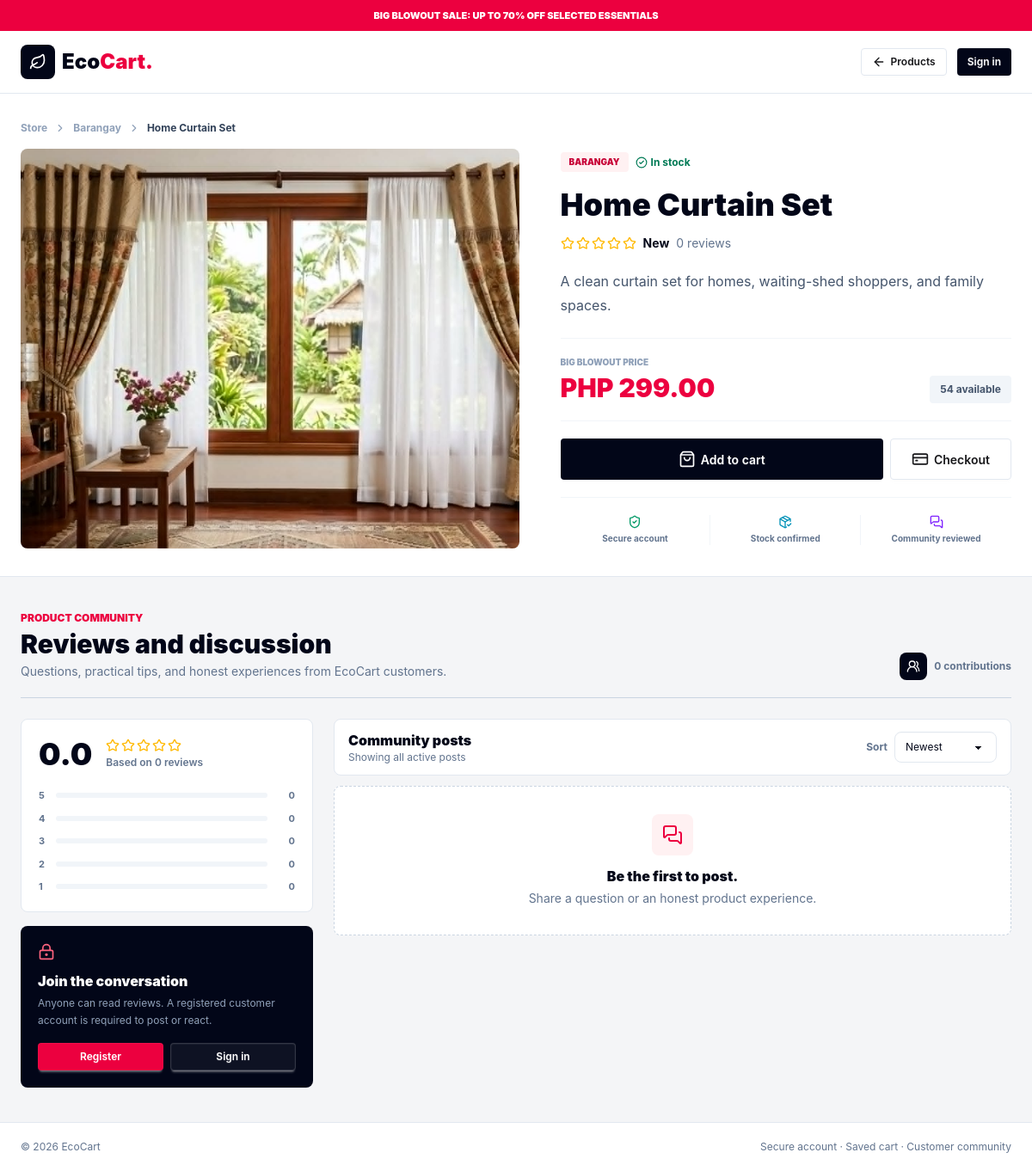
The page /product.php?id=10 on the database its author committed.
### tables this page shows
CREATE TABLE IF NOT EXISTS products (
  id INT UNSIGNED AUTO_INCREMENT PRIMARY KEY,
  name VARCHAR(120) NOT NULL,
  category VARCHAR(60) NOT NULL,
  description TEXT NOT NULL,
  price DECIMAL(10, 2) NOT NULL,
  stock INT UNSIGNED NOT NULL DEFAULT 0,
  image_url VARCHAR(500) NOT NULL,
  is_active TINYINT(1) NOT NULL DEFAULT 1,
  created_at TIMESTAMP DEFAULT CURRENT_TIMESTAMP,
  UNIQUE KEY products_name_unique (name)
);

### product.php (the view, shortened to what the rows shown need)
<?php
require_once __DIR__ . '/includes/scene.php';
$sceneState = read_scene_state();
$productId = max(0, (int) ($_GET['id'] ?? ($_SESSION['last_product_id'] ?? 0)));
$product = product_lookup()[$productId] ?? null;
$cartProduct = [
    'id' => (int) $product['id'],
    'name' => (string) $product['name'],
    'price' => (float) $product['price'],
    'category' => (string) $product['category'],
    'image_url' => (string) $product['image_url'],
];
$productJson = htmlspecialchars((string) json_encode($cartProduct), ENT_QUOTES);
?>
<!doctype html>
<html lang="en" data-theme="light">
<head>
    <link href="public/output-public.css?v=<?= htmlspecialchars((string) @filemtime(__DIR__ . '/public/output-public.css')) ?>" rel="stylesheet">
</head>
<body class="min-h-screen bg-[#f4f5f7] text-slate-950" data-scene-client data-scene-view="storefront" data-scene-cue="<?= htmlspecialchars((string) $sceneState['cue']) ?>" data-scene-revision="<?= (int) $sceneState['revision'] ?>" data-scene-updated="<?= htmlspecialchars((string) $sceneState['updated_at']) ?>">
    <main>
        <section class="border-b border-slate-200 bg-white">
            <div class="app-shell-narrow py-5 sm:py-8">
                <nav class="mb-4 flex items-center gap-2 text-xs font-bold text-slate-400" aria-label="Breadcrumb"><a class="hover:text-rose-600" href="index.php">Store</a><i data-lucide="chevron-right" class="h-3.5 w-3.5"></i><a class="hover:text-rose-600" href="index.php#products"><?= htmlspecialchars((string) $product['category']) ?></a><i data-lucide="chevron-right" class="h-3.5 w-3.5"></i><span class="truncate text-slate-700"><?= htmlspecialchars((string) $product['name']) ?></span></nav>
                <div class="grid gap-7 lg:grid-cols-[minmax(0,1.05fr)_minmax(400px,0.95fr)] lg:gap-12">
                    <div class="flex min-w-0 flex-col justify-center py-1">
                        <div class="flex flex-wrap items-center gap-2"><span class="rounded bg-rose-50 px-2.5 py-1 text-[10px] font-black uppercase text-rose-700"><?= htmlspecialchars((string) $product['category']) ?></span><?php if ((int) $product['stock'] > 0): ?><span class="flex items-center gap-1 text-xs font-bold text-emerald-700"><i data-lucide="circle-check" class="h-3.5 w-3.5"></i> In stock</span><?php endif; ?></div>
                        <h1 class="mt-4 text-3xl font-black leading-tight sm:text-4xl"><?= htmlspecialchars((string) $product['name']) ?></h1>
                        <a class="mt-3 flex w-fit flex-wrap items-center gap-2" href="#discussion"><span class="flex items-center gap-0.5 text-amber-400"></span><strong class="text-sm"></strong><span class="text-sm text-slate-500"></span></a>
                        <p class="mt-5 max-w-xl text-sm leading-6 text-slate-600 sm:text-base sm:leading-7"><?= htmlspecialchars((string) $product['description']) ?></p>
                        <div class="mt-6 flex flex-wrap items-end justify-between gap-3 border-y border-slate-100 py-5"><div><p class="text-[10px] font-black uppercase text-slate-400">Big Blowout price</p><p class="mt-1 text-3xl font-black text-rose-600"><?= peso((float) $product['price']) ?></p></div><p class="rounded bg-slate-100 px-3 py-2 text-xs font-bold text-slate-600"><?= (int) $product['stock'] ?> available</p></div>
                        <div class="mt-5 grid gap-2 sm:grid-cols-[1fr_auto]"><button class="btn min-h-12 border-0 bg-slate-950 px-8 text-white hover:bg-rose-600" type="button" data-add-product="<?= $productJson ?>"></button><a class="btn min-h-12 border-slate-200 bg-white px-6" href="checkout.php"></a></div>
                        <div class="mt-5 grid grid-cols-3 divide-x divide-slate-100 border-t border-slate-100 pt-5 text-center"><div class="px-2"></div><div class="px-2"></div><div class="px-2"></div></div>
                    </div>
                </div>
            </div>
        </section>
        <section class="app-shell-narrow py-8 sm:py-10" id="discussion">
            <div class="flex flex-col gap-3 border-b border-slate-300 pb-5 sm:flex-row sm:items-end sm:justify-between">
                <div><h2 class="mt-1 text-3xl font-black">Reviews and discussion</h2></div>
            </div>
        </section>
    </main>
</body>
</html>

### rows shown on the page
products: category "Barangay", name "Home Curtain Set", category "BARANGAY", description "A clean curtain set for homes, waiting-shed shoppers, and family spaces.", price "PHP 299.00", stock "54"

### other values the page prints
$reviewCount "0"
$ratingBreakdown[$rating] "0"
